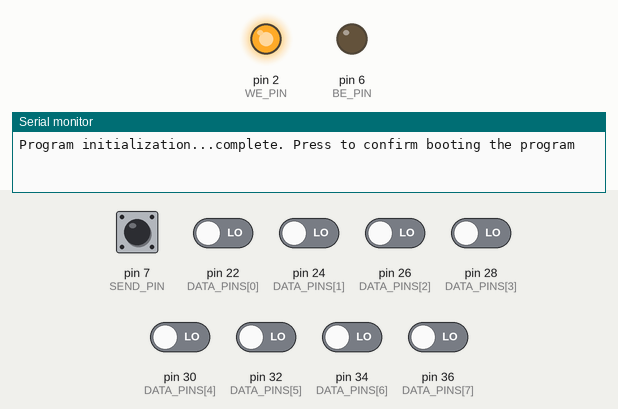
Recording of a sketch running on a simulated Arduino Mega 2560, built with avr-gcc and run on an emulated ATmega2560. On the bench: output pins drawn as LEDs (lit = HIGH), the last lines printed to the serial monitor. The inputs (shaded band) are chosen by the test bench; at power-on: pin 7 (SEND_PIN) HIGH, pin 22 (DATA_PINS[0]), pin 24 (DATA_PINS[1]), pin 26 (DATA_PINS[2]), pin 28 (DATA_PINS[3]), pin 30 (DATA_PINS[4]), pin 32 (DATA_PINS[5]), pin 34 (DATA_PINS[6]), pin 36 (DATA_PINS[7]) LOW. Pins used as bus, display or sensor lines are not drawn.

Above: at 0.8 s.
0.9 s: pin 7 (SEND_PIN) driven LOW
2.4 s: pin 7 (SEND_PIN) pulsed HIGH 2 times (0.12 s each, 0.3 s apart)
At 3.7 s:
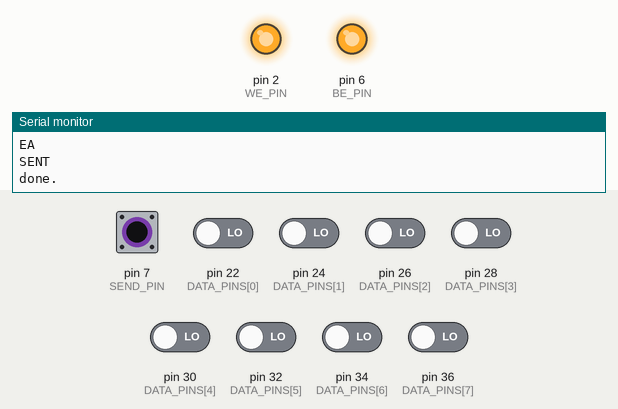
Timing chart, 0 to 5.4 s (numbered marks = the images above; inputs shaded):
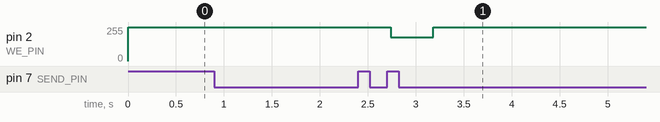

The sketch:

sram_injector.ino
```cpp
#define DEBUG_CHECKS true
#define DEBUG_READ false
#define DEBUG_READ_PRINT false
#define DEBUG_WRITE false
#define DEBUG_WRITE_PRINT false

#define LOAD_BASE_ADDR   0x0000
#define SERIAL_TIMEOUT   5000

const int ADDR_PINS[15] = {
  23, 25, 27, 29, 31, 33, 35, 37,
  39, 41, 43, 45, 47, 49, 51
};

const int DATA_PINS[8] = {
  22, 24, 26, 28, 30, 32, 34, 36
};

const int WE_PIN = 2;
const int OE_PIN = 3;
const int CS_PIN = 4;
const int RESET_PIN = 5;
const int BE_PIN = 6;
const int SEND_PIN = 7;

uint8_t program[][16] =
{
    0xea, 0xea, 0xea, 0xea, 0xea, 0xea, 0xea, 0xea, 0xea, 0xea, 0xea, 0xea, 0xea, 0xea, 0xea, 0xea,
    0xea, 0xea, 0xea, 0xea, 0xea, 0xea, 0xea, 0xea, 0xea, 0xea, 0xea, 0xea, 0xea, 0xea, 0xea, 0xea,
    0xea, 0xea, 0xea, 0xea, 0xea, 0xea, 0xea, 0xea, 0xea, 0xea, 0xea, 0xea, 0xea, 0xea, 0xea, 0xea,
    0xea, 0xea, 0xea, 0xea, 0xea, 0xea, 0xea, 0xea, 0xea, 0xea, 0xea, 0xea, 0xea, 0xea, 0xea, 0xea,
    0xea, 0xea, 0xea, 0xea, 0xea, 0xea, 0xea, 0xea, 0xea, 0xea, 0xea, 0xea, 0xea, 0xea, 0xea, 0xea,
    0xea, 0xea, 0xea, 0xea, 0xea, 0xea, 0xea, 0xea, 0xea, 0xea, 0xea, 0xea, 0xea, 0xea, 0xea, 0xea,
    0xea, 0xea, 0xea, 0xea, 0xea, 0xea, 0xea, 0xea, 0xea, 0xea, 0xea, 0xea, 0xea, 0xea, 0xea, 0xea,
    0xea, 0xea, 0xea, 0xea, 0xea, 0xea, 0xea, 0xea, 0xea, 0xea, 0xea, 0xea, 0xea, 0xea, 0xea, 0xea,
    0xea, 0xea, 0xea, 0xea, 0xea, 0xea, 0xea, 0xea, 0xea, 0xea, 0xea, 0xea, 0xea, 0xea, 0xea, 0xea,
    0xea, 0xea, 0xea, 0xea, 0xea, 0xea, 0xea, 0xea, 0xea, 0xea, 0xea, 0xea, 0xea, 0xea, 0xea, 0xea,
    0xea, 0xea, 0xea, 0xea, 0xea, 0xea, 0xea, 0xea, 0xea, 0xea, 0xea, 0xea, 0xea, 0xea, 0xea, 0xea,
    0xea, 0xea, 0xea, 0xea, 0xea, 0xea, 0xea, 0xea, 0xea, 0xea, 0xea, 0xea, 0xea, 0xea, 0xea, 0xea,
    0xea, 0xea, 0xea, 0xea, 0xea, 0xea, 0xea, 0xea, 0xea, 0xea, 0xea, 0xea, 0xea, 0xea, 0xea, 0xea,
    0xea, 0xea, 0xea, 0xea, 0xea, 0xea, 0xea, 0xea, 0xea, 0xea, 0xea, 0xea, 0xea, 0xea, 0xea, 0xea,
    0xea, 0xea, 0xea, 0xea, 0xea, 0xea, 0xea, 0xea, 0xea, 0xea, 0xea, 0xea, 0xea, 0xea, 0xea, 0xea,
    0xea, 0xea, 0xea, 0xea, 0xea, 0xea, 0xea, 0xea, 0xea, 0xea, 0xea, 0xea, 0xea, 0xea, 0xea, 0xea,
    0xea, 0xea, 0xea, 0xea, 0xea, 0xea, 0xea, 0xea, 0xea, 0xea, 0xea, 0xea, 0xea, 0xea, 0xea, 0xea,
    0xea, 0xea, 0xea, 0xea, 0xea, 0xea, 0xea, 0xea, 0xea, 0xea, 0xea, 0xea, 0xea, 0xea, 0xea, 0xea,
    0xea, 0xea, 0xea, 0xea, 0xea, 0xea, 0xea, 0xea, 0xea, 0xea, 0xea, 0xea, 0xea, 0xea, 0xea, 0xea,
    0xea, 0xea, 0xea, 0xea, 0xea, 0xea, 0xea, 0xea, 0xea, 0xea, 0xea, 0xea, 0xea, 0xea, 0xea, 0xea,
    0xea, 0xea, 0xea, 0xea, 0xea, 0xea, 0xea, 0xea, 0xea, 0xea, 0xea, 0xea, 0xea, 0xea, 0xea, 0xea,
    0xea, 0xea, 0xea, 0xea, 0xea, 0xea, 0xea, 0xea, 0xea, 0xea, 0xea, 0xea, 0xea, 0xea, 0xea, 0xea,
    0xea, 0xea, 0xea, 0xea, 0xea, 0xea, 0xea, 0xea, 0xea, 0xea, 0xea, 0xea, 0xea, 0xea, 0xea, 0xea,
    0xea, 0xea, 0xea, 0xea, 0xea, 0xea, 0xea, 0xea, 0xea, 0xea, 0xea, 0xea, 0xea, 0xea, 0xea, 0xea,
    0xea, 0xea, 0xea, 0xea, 0xea, 0xea, 0xea, 0xea, 0xea, 0xea, 0xea, 0xea, 0xea, 0xea, 0xea, 0xea,
    0xea, 0xea, 0xea, 0xea, 0xea, 0xea, 0xea, 0xea, 0xea, 0xea, 0xea, 0xea, 0xea, 0xea, 0xea, 0xea,
    0xea, 0xea, 0xea, 0xea, 0xea, 0xea, 0xea, 0xea, 0xea, 0xea, 0xea, 0xea, 0xea, 0xea, 0xea, 0xea,
    0xea, 0xea, 0xea, 0xea, 0xea, 0xea, 0xea, 0xea, 0xea, 0xea, 0xea, 0xea, 0xea, 0xea, 0xea, 0xea,
    0xea, 0xea, 0xea, 0xea, 0xea, 0xea, 0xea, 0xea, 0xea, 0xea, 0xea, 0xea, 0xea, 0xea, 0xea, 0xea,
    0xea, 0xea, 0xea, 0xea, 0xea, 0xea, 0xea, 0xea, 0xea, 0xea, 0xea, 0xea, 0xea, 0xea, 0xea, 0xea,
    0xea, 0xea, 0xea, 0xea, 0xea, 0xea, 0xea, 0xea, 0xea, 0xea, 0xea, 0xea, 0xea, 0xea, 0xea, 0xea,
    0xea, 0xea, 0xea, 0xea, 0xea, 0xea, 0xea, 0xea, 0xea, 0xea, 0xea, 0xea, 0xea, 0xea, 0xea, 0xea,
    0xea, 0xea, 0xea, 0xea, 0xea, 0xea, 0xea, 0xea, 0xea, 0xea, 0xea, 0xea, 0xea, 0xea, 0xea, 0xea,
    0xea, 0xea, 0xea, 0xea, 0xea, 0xea, 0xea, 0xea, 0xea, 0xea, 0xea, 0xea, 0xea, 0xea, 0xea, 0xea,
    0xea, 0xea, 0xea, 0xea, 0xea, 0xea, 0xea, 0xea, 0xea, 0xea, 0xea, 0xea, 0xea, 0xea, 0xea, 0xea,
    0xea, 0xea, 0xea, 0xea, 0xea, 0xea, 0xea, 0xea, 0xea, 0xea, 0xea, 0xea, 0xea, 0xea, 0xea, 0xea,
    0xea, 0xea, 0xea, 0xea, 0xea, 0xea, 0xea, 0xea, 0xea, 0xea, 0xea, 0xea, 0xea, 0xea, 0xea, 0xea,
    0xea, 0xea, 0xea, 0xea, 0xea, 0xea, 0xea, 0xea, 0xea, 0xea, 0xea, 0xea, 0xea, 0xea, 0xea, 0xea,
    0xea, 0xea, 0xea, 0xea, 0xea, 0xea, 0xea, 0xea, 0xea, 0xea, 0xea, 0xea, 0xea, 0xea, 0xea, 0xea,
    0xea, 0xea, 0xea, 0xea, 0xea, 0xea, 0xea, 0xea, 0xea, 0xea, 0xea, 0xea, 0xea, 0xea, 0xea, 0xea,
    0xea, 0xea, 0xea, 0xea, 0xea, 0xea, 0xea, 0xea, 0xea, 0xea, 0xea, 0xea, 0xea, 0xea, 0xea, 0xea,
    0xea, 0xea, 0xea, 0xea, 0xea, 0xea, 0xea, 0xea, 0xea, 0xea, 0xea, 0xea, 0xea, 0xea, 0xea, 0xea,
    0xea, 0xea, 0xea, 0xea, 0xea, 0xea, 0xea, 0xea, 0xea, 0xea, 0xea, 0xea, 0xea, 0xea, 0xea, 0xea,
    0xea, 0xea, 0xea, 0xea, 0xea, 0xea, 0xea, 0xea, 0xea, 0xea, 0xea, 0xea, 0xea, 0xea, 0xea, 0xea,
    0xea, 0xea, 0xea, 0xea, 0xea, 0xea, 0xea, 0xea, 0xea, 0xea, 0xea, 0xea, 0xea, 0xea, 0xea, 0xea,
    0xea, 0xea, 0xea, 0xea, 0xea, 0xea, 0xea, 0xea, 0xea, 0xea, 0xea, 0xea, 0xea, 0xea, 0xea, 0xea,
    0xea, 0xea, 0xea, 0xea, 0xea, 0xea, 0xea, 0xea, 0xea, 0xea, 0xea, 0xea, 0xea, 0xea, 0xea, 0xea,
    0xea, 0xea, 0xea, 0xea, 0xea, 0xea, 0xea, 0xea, 0xea, 0xea, 0xea, 0xea, 0xea, 0xea, 0xea, 0xea,
    0xea, 0xea, 0xea, 0xea, 0xea, 0xea, 0xea, 0xea, 0xea, 0xea, 0xea, 0xea, 0xea, 0xea, 0xea, 0xea,
    0xea, 0xea, 0xea, 0xea, 0xea, 0xea, 0xea, 0xea, 0xea, 0xea, 0xea, 0xea, 0xea, 0xea, 0xea, 0xea,
    0xea, 0xea, 0xea, 0xea, 0xea, 0xea, 0xea, 0xea, 0xea, 0xea, 0xea, 0xea, 0xea, 0xea, 0xea, 0xea,
    0xea, 0xea, 0xea, 0xea, 0xea, 0xea, 0xea, 0xea, 0xea, 0xea, 0xea, 0xea, 0xea, 0xea, 0xea, 0xea,
    0xea, 0xea, 0xea, 0xea, 0xea, 0xea, 0xea, 0xea, 0xea, 0xea, 0xea, 0xea, 0xea, 0xea, 0xea, 0xea,
    0xea, 0xea, 0xea, 0xea, 0xea, 0xea, 0xea, 0xea, 0xea, 0xea, 0xea, 0xea, 0xea, 0xea, 0xea, 0xea,
    0xea, 0xea, 0xea, 0xea, 0xea, 0xea, 0xea, 0xea, 0xea, 0xea, 0xea, 0xea, 0xea, 0xea, 0xea, 0xea,
    0xea, 0xea, 0xea, 0xea, 0xea, 0xea, 0xea, 0xea, 0xea, 0xea, 0xea, 0xea, 0xea, 0xea, 0xea, 0xea,
    0xea, 0xea, 0xea, 0xea, 0xea, 0xea, 0xea, 0xea, 0xea, 0xea, 0xea, 0xea, 0xea, 0xea, 0xea, 0xea,
    0xea, 0xea, 0xea, 0xea, 0xea, 0xea, 0xea, 0xea, 0xea, 0xea, 0xea, 0xea, 0xea, 0xea, 0xea, 0xea,
    0xea, 0xea, 0xea, 0xea, 0xea, 0xea, 0xea, 0xea, 0xea, 0xea, 0xea, 0xea, 0xea, 0xea, 0xea, 0xea,
    0xea, 0xea, 0xea, 0xea, 0xea, 0xea, 0xea, 0xea, 0xea, 0xea, 0xea, 0xea, 0xea, 0xea, 0xea, 0xea,
    0xea, 0xea, 0xea, 0xea, 0xea, 0xea, 0xea, 0xea, 0xea, 0xea, 0xea, 0xea, 0xea, 0xea, 0xea, 0xea,
    0xea, 0xea, 0xea, 0xea, 0xea, 0xea, 0xea, 0xea, 0xea, 0xea, 0xea, 0xea, 0xea, 0xea, 0xea, 0xea,
    0xea, 0xea, 0xea, 0xea, 0xea, 0xea, 0xea, 0xea, 0xea, 0xea, 0xea, 0xea, 0xea, 0xea, 0xea, 0xea,
    0xea, 0xea, 0xea, 0xea, 0xea, 0xea, 0xea, 0xea, 0xea, 0xea, 0xea, 0xea, 0xea, 0xea, 0xea, 0xea,
    0xea, 0xea, 0xea, 0xea, 0xea, 0xea, 0xea, 0xea, 0xea, 0xea, 0xea, 0xea, 0xea, 0xea, 0xea, 0xea,
    0xea, 0xea, 0xea, 0xea, 0xea, 0xea, 0xea, 0xea, 0xea, 0xea, 0xea, 0xea, 0xea, 0xea, 0xea, 0xea,
    0xea, 0xea, 0xea, 0xea, 0xea, 0xea, 0xea, 0xea, 0xea, 0xea, 0xea, 0xea, 0xea, 0xea, 0xea, 0xea,
    0xea, 0xea, 0xea, 0xea, 0xea, 0xea, 0xea, 0xea, 0xea, 0xea, 0xea, 0xea, 0xea, 0xea, 0xea, 0xea,
    0xea, 0xea, 0xea, 0xea, 0xea, 0xea, 0xea, 0xea, 0xea, 0xea, 0xea, 0xea, 0xea, 0xea, 0xea, 0xea,
    0xea, 0xea, 0xea, 0xea, 0xea, 0xea, 0xea, 0xea, 0xea, 0xea, 0xea, 0xea, 0xea, 0xea, 0xea, 0xea,
    0xea, 0xea, 0xea, 0xea, 0xea, 0xea, 0xea, 0xea, 0xea, 0xea, 0xea, 0xea, 0xea, 0xea, 0xea, 0xea,
    0xea, 0xea, 0xea, 0xea, 0xea, 0xea, 0xea, 0xea, 0xea, 0xea, 0xea, 0xea, 0xea, 0xea, 0xea, 0xea,
    0xea, 0xea, 0xea, 0xea, 0xea, 0xea, 0xea, 0xea, 0xea, 0xea, 0xea, 0xea, 0xea, 0xea, 0xea, 0xea,
    0xea, 0xea, 0xea, 0xea, 0xea, 0xea, 0xea, 0xea, 0xea, 0xea, 0xea, 0xea, 0xea, 0xea, 0xea, 0xea,
    0xea, 0xea, 0xea, 0xea, 0xea, 0xea, 0xea, 0xea, 0xea, 0xea, 0xea, 0xea, 0xea, 0xea, 0xea, 0xea,
    0xea, 0xea, 0xea, 0xea, 0xea, 0xea, 0xea, 0xea, 0xea, 0xea, 0xea, 0xea, 0xea, 0xea, 0xea, 0xea,
    0xea, 0xea, 0xea, 0xea, 0xea, 0xea, 0xea, 0xea, 0xea, 0xea, 0xea, 0xea, 0xea, 0xea, 0xea, 0xea,
    0xea, 0xea, 0xea, 0xea, 0xea, 0xea, 0xea, 0xea, 0xea, 0xea, 0xea, 0xea, 0xea, 0xea, 0xea, 0xea,
    0xea, 0xea, 0xea, 0xea, 0xea, 0xea, 0xea, 0xea, 0xea, 0xea, 0xea, 0xea, 0xea, 0xea, 0xea, 0xea,
    0xea, 0xea, 0xea, 0xea, 0xea, 0xea, 0xea, 0xea, 0xea, 0xea, 0xea, 0xea, 0xea, 0xea, 0xea, 0xea,
    0xea, 0xea, 0xea, 0xea, 0xea, 0xea, 0xea, 0xea, 0xea, 0xea, 0xea, 0xea, 0xea, 0xea, 0xea, 0xea,
    0xea, 0xea, 0xea, 0xea, 0xea, 0xea, 0xea, 0xea, 0xea, 0xea, 0xea, 0xea, 0xea, 0xea, 0xea, 0xea,
    0xea, 0xea, 0xea, 0xea, 0xea, 0xea, 0xea, 0xea, 0xea, 0xea, 0xea, 0xea, 0xea, 0xea, 0xea, 0xea,
    0xea, 0xea, 0xea, 0xea, 0xea, 0xea, 0xea, 0xea, 0xea, 0xea, 0xea, 0xea, 0xea, 0xea, 0xea, 0xea,
    0xea, 0xea, 0xea, 0xea, 0xea, 0xea, 0xea, 0xea, 0xea, 0xea, 0xea, 0xea, 0xea, 0xea, 0xea, 0xea,
    0xea, 0xea, 0xea, 0xea, 0xea, 0xea, 0xea, 0xea, 0xea, 0xea, 0xea, 0xea, 0xea, 0xea, 0xea, 0xea,
    0xea, 0xea, 0xea, 0xea, 0xea, 0xea, 0xea, 0xea, 0xea, 0xea, 0xea, 0xea, 0xea, 0xea, 0xea, 0xea,
    0xea, 0xea, 0xea, 0xea, 0xea, 0xea, 0xea, 0xea, 0xea, 0xea, 0xea, 0xea, 0xea, 0xea, 0xea, 0xea,
    0xea, 0xea, 0xea, 0xea, 0xea, 0xea, 0xea, 0xea, 0xea, 0xea, 0xea, 0xea, 0xea, 0xea, 0xea, 0xea,
    0xea, 0xea, 0xea, 0xea, 0xea, 0xea, 0xea, 0xea, 0xea, 0xea, 0xea, 0xea, 0xea, 0xea, 0xea, 0xea,
    0xea, 0xea, 0xea, 0xea, 0xea, 0xea, 0xea, 0xea, 0xea, 0xea, 0xea, 0xea, 0xea, 0xea, 0xea, 0xea,
    0xea, 0xea, 0xea, 0xea, 0xea, 0xea, 0xea, 0xea, 0xea, 0xea, 0xea, 0xea, 0xea, 0xea, 0xea, 0xea,
    0xea, 0xea, 0xea, 0xea, 0xea, 0xea, 0xea, 0xea, 0xea, 0xea, 0xea, 0xea, 0xea, 0xea, 0xea, 0xea,
    0xea, 0xea, 0xea, 0xea, 0xea, 0xea, 0xea, 0xea, 0xea, 0xea, 0xea, 0xea, 0xea, 0xea, 0xea, 0xea,
    0xea, 0xea, 0xea, 0xea, 0xea, 0xea, 0xea, 0xea, 0xea, 0xea, 0xea, 0xea, 0xea, 0xea, 0xea, 0xea,
    0xea, 0xea, 0xea, 0xea, 0xea, 0xea, 0xea, 0xea, 0xea, 0xea, 0xea, 0xea, 0xea, 0xea, 0xea, 0xea,
    0xea, 0xea, 0xea, 0xea, 0xea, 0xea, 0xea, 0xea, 0xea, 0xea, 0xea, 0xea, 0xea, 0xea, 0xea, 0xea,
    0xea, 0xea, 0xea, 0xea, 0xea, 0xea, 0xea, 0xea, 0xea, 0xea, 0xea, 0xea, 0xea, 0xea, 0xea, 0xea,
    0xea, 0xea, 0xea, 0xea, 0xea, 0xea, 0xea, 0xea, 0xea, 0xea, 0xea, 0xea, 0xea, 0xea, 0xea, 0xea,
    0xea, 0xea, 0xea, 0xea, 0xea, 0xea, 0xea, 0xea, 0xea, 0xea, 0xea, 0xea, 0xea, 0xea, 0xea, 0xea,
    0xea, 0xea, 0xea, 0xea, 0xea, 0xea, 0xea, 0xea, 0xea, 0xea, 0xea, 0xea, 0xea, 0xea, 0xea, 0xea,
    0xea, 0xea, 0xea, 0xea, 0xea, 0xea, 0xea, 0xea, 0xea, 0xea, 0xea, 0xea, 0xea, 0xea, 0xea, 0xea,
    0xea, 0xea, 0xea, 0xea, 0xea, 0xea, 0xea, 0xea, 0xea, 0xea, 0xea, 0xea, 0xea, 0xea, 0xea, 0xea,
    0xea, 0xea, 0xea, 0xea, 0xea, 0xea, 0xea, 0xea, 0xea, 0xea, 0xea, 0xea, 0xea, 0xea, 0xea, 0xea,
    0xea, 0xea, 0xea, 0xea, 0xea, 0xea, 0xea, 0xea, 0xea, 0xea, 0xea, 0xea, 0xea, 0xea, 0xea, 0xea,
    0xea, 0xea, 0xea, 0xea, 0xea, 0xea, 0xea, 0xea, 0xea, 0xea, 0xea, 0xea, 0xea, 0xea, 0xea, 0xea,
    0xea, 0xea, 0xea, 0xea, 0xea, 0xea, 0xea, 0xea, 0xea, 0xea, 0xea, 0xea, 0xea, 0xea, 0xea, 0xea,
    0xea, 0xea, 0xea, 0xea, 0xea, 0xea, 0xea, 0xea, 0xea, 0xea, 0xea, 0xea, 0xea, 0xea, 0xea, 0xea,
    0xea, 0xea, 0xea, 0xea, 0xea, 0xea, 0xea, 0xea, 0xea, 0xea, 0xea, 0xea, 0xea, 0xea, 0xea, 0xea,
};
enum Mode {WRITE, READ};

void setup() {
    Serial.begin (57600);
    Serial.print ("\n\nProgram initialization...");
    deactivate_6502 ();
    init_pins ();
    Serial.println ("complete. Press to confirm booting the program");
    while (digitalRead (SEND_PIN) == 0);
    while (digitalRead (SEND_PIN) == 1);
    //while (digitalRead (SEND_PIN) == 0);

    Serial.println ("READY TO SEND IT, U SURE?");
    while (digitalRead (SEND_PIN) == 0);
    while (digitalRead (SEND_PIN) == 1);
    while (digitalRead (SEND_PIN) == 0);
    inject_program();
    Serial.println ("SENT");
    end_pins ();
    activate_6502 ();
    Serial.println ("done.");

}

void deactivate_6502 ()
{
    pinMode (BE_PIN, OUTPUT);
    digitalWrite (BE_PIN, LOW);
    pinMode (RESET_PIN, OUTPUT);
    digitalWrite (RESET_PIN, LOW);
    delayMicroseconds (10);
}

void activate_6502 ()
{
    digitalWrite(BE_PIN, HIGH);
    delayMicroseconds(2);
    digitalWrite(RESET_PIN, HIGH);
}

void loop() { }

void end_pins ()
{
    //digitalWrite (CS_PIN, HIGH);
    //pinMode (CS_PIN, INPUT);
    //pinMode (OE_PIN, INPUT);
    //pinMode (WE_PIN, INPUT);
    pinMode (CS_PIN, INPUT);
    digitalWrite (OE_PIN, LOW);
    digitalWrite (WE_PIN, HIGH);

    for (int i = 0; i < 15; i++)
        pinMode(ADDR_PINS[i], INPUT);
    for (int i = 0; i < 8; i++)
        pinMode(DATA_PINS[i], INPUT);
}

void init_pins ()
{
    pinMode (SEND_PIN, INPUT);

    for (int i = 0; i < 15; i++)
      pinMode (ADDR_PINS[i], OUTPUT);
    for (int i = 0; i < 8; i++)
      pinMode (DATA_PINS[i], INPUT);


    // ram not selected (cs active low)
    pinMode (CS_PIN, OUTPUT);
    digitalWrite(CS_PIN, HIGH);
    pinMode (WE_PIN, OUTPUT);
    digitalWrite(WE_PIN, HIGH);
    pinMode (OE_PIN, OUTPUT);
    digitalWrite(OE_PIN, HIGH);
}


void _debug_print (unsigned int address, uint8_t data, Mode mode)
{
    if (mode == WRITE)
      Serial.print ("w");
    else if (mode == READ)
      Serial.print ("r");
    Serial.print (" | ADDR: ");
    Serial.print (address, HEX);
    Serial.print (" ( ");
    Serial.print (address, BIN);
    Serial.print (" ) DATA -> <");
    Serial.print (data, HEX);
    Serial.print ("> ( ");
    Serial.print (data, BIN);
    Serial.println (");");
}

void data_write (unsigned int address, uint8_t data)
{
    // to assure high impedance
    for (int i = 0; i < 8; i++)
        pinMode (DATA_PINS[i], INPUT);

    for (int i = 0; i < 15; i++)
        digitalWrite(ADDR_PINS[i], (address >> i) & 0x1);
    delayMicroseconds (1);

    digitalWrite(OE_PIN, HIGH);
    delayMicroseconds (1);

    digitalWrite(CS_PIN, LOW);
    delayMicroseconds (1);

    delayMicroseconds(1);

    digitalWrite(WE_PIN, LOW);
    delayMicroseconds(1);

    for (int i = 0; i < 8; i++)
    {
        pinMode (DATA_PINS[i], OUTPUT);
        digitalWrite (DATA_PINS[i], (data >> i) & 0x1);
    }
    delayMicroseconds (1);

    digitalWrite (WE_PIN, HIGH);
    delayMicroseconds (1);

    digitalWrite(CS_PIN, HIGH);
    delayMicroseconds (1);

    // for safety
    for (int i = 0; i < 8; i++)
        pinMode(DATA_PINS[i], INPUT);
    delayMicroseconds (1);

    if (DEBUG_WRITE || DEBUG_WRITE_PRINT)
        _debug_print (address, data, WRITE);
}

uint8_t data_read (unsigned int address)
{
    uint8_t data = 0x0;

    for (int i = 0; i < 8; i++)
      pinMode (DATA_PINS[i], INPUT);
    delayMicroseconds (1);

    for (int i = 0; i < 15; i++)
      digitalWrite (ADDR_PINS[i], (address >> i) & 0x1);

    digitalWrite (CS_PIN, LOW);
    delayMicroseconds (1);

    digitalWrite (OE_PIN, LOW);
    delayMicroseconds (1);

    for (int i = 0; i < 8; i++)
      data |= (digitalRead (DATA_PINS[i]) << i);

    digitalWrite (CS_PIN, HIGH);
    delayMicroseconds (1);

    digitalWrite (OE_PIN, HIGH);
    delayMicroseconds (1);

    if (DEBUG_READ | DEBUG_READ_PRINT)
        _debug_print (address, data, READ);

    return data;
}

void inject_program ()
{
    Serial.print ("Injecting program...");
    uint16_t addr = 0;
    int i, j;
    for (i = 0; i < 100; i++)
      for (j = 0; j < 16; j++)
        data_write (addr++, program[i][j]);

    data_write (0x7ffc, 0x00);
    data_write (0x7ffd, 0x80);
    Serial.print ("complete...integrity check...");

    for (addr = i = j = 0; addr < 0xA0; addr++, i++)
    {
        if (i == 0x10)
        {
          i = 0;
          j++;
        }
        if (program[j][i] != data_read (addr))
        {
          Serial.println ("ERROR");
          Serial.println (program[j][i], HEX);
          return ;
        }
    }

    Serial.println ("success");
} 
```

Measured:
- after the input at 2.4 s, pin 2 (WE_PIN): 255/255 → 180/255 after 0.34 s, → 255/255 0.44 s later; pin 6 (BE_PIN): LOW → HIGH after 0.74 s
